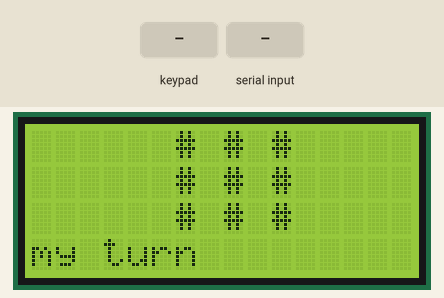
This program was run on a simulated Arduino Mega 2560, built with avr-gcc and run on an emulated ATmega2560. Shown: 16×4 character LCD. Inputs (shaded band) come from the test bench. What the program prints to the serial monitor is not drawn.

Above: at 1.2 s.
1.3 s: key '1' pressed
At 2.0 s:
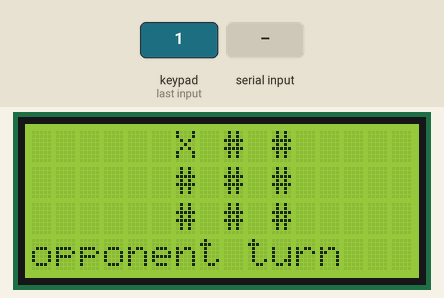
2.8 s: "90,45\n" received over the second serial link
At 3.4 s:
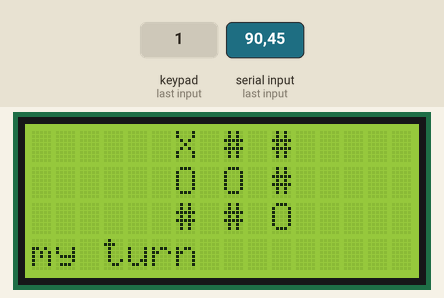
4.3 s: keypad keys 4 3 4 4 4 5 4 6 # pressed 0.4 s apart
At 5.8 s:
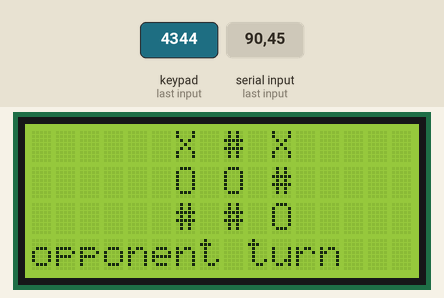
9.4 s: keypad keys 4 3 4 4 4 5 4 6 * pressed 0.4 s apart
At 10.4 s:
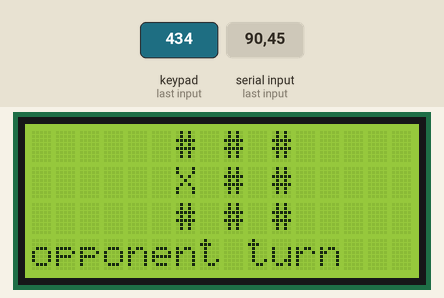
14.5 s: "30,150\n" received over the second serial link
At 15.7 s:
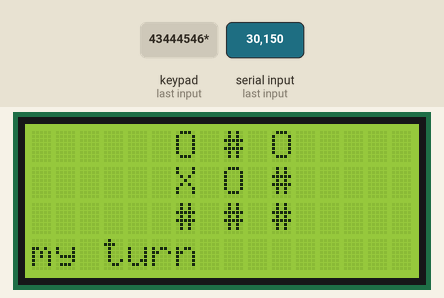
16.0 s: key '2' pressed
At 16.7 s:
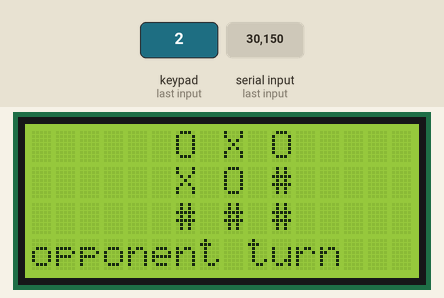
Timing chart, 0 to 18.5 s (numbered marks = the images above; inputs shaded):
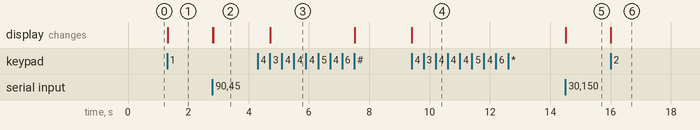

Measured:
- after the input at 1.3 s, the display: changes at once (image 1)
- after the input at 2.8 s, the display: first changes at once (image 2 shows a later state)
- after the input at 4.3 s, the display: changes after 0.41 s (image 3)
- after the input at 9.4 s, the display: changes at once (image 4)
- after the input at 14.5 s, the display: first changes at once (image 5 shows a later state)
- after the input at 16.0 s, the display: changes at once (image 6)

The program:

main.cpp
```cpp
#include <Arduino.h>
#include <Wire.h>
#include <Keypad.h>
#include <LiquidCrystal.h>

const int rows = 4;
const int cols = 3;

char keys[rows][cols] = {
    {'1', '2', '3'},
    {'4', '5', '6'},
    {'7', '8', '9'},
    {'*', '0', '#'}};
byte rowPins[rows] = {43, 44, 45, 46}; // connect to the row pinouts of the keypad
byte colPins[cols] = {47, 48, 49};     // connect to the column pinouts of the keypad
Keypad keypad = Keypad(makeKeymap(keys), rowPins, colPins, rows, cols);

LiquidCrystal lcd(33, 34, 35, 36, 37, 38, 39, 40, 41, 42);

int grid[3][3] = {
    {0, 0, 0},
    {0, 0, 0},
    {0, 0, 0}};

void update_lcd();
bool update_grid(int i, int user);
void reset_game(void);
bool check_game_is_over();

bool myTurn = true;
bool gameIsOver = false;
const int user_number = 1;

void setup()
{
  // initialize both serial ports:
  Serial.begin(9600);
  Serial1.begin(9600);

  lcd.begin(16, 4);
  update_lcd();
}

void loop()
{
  // read from port 1, send to port 0:
  if (Serial1.available() > 0)
  {
    // TODO
    char enteredChar = Serial1.read();
    if (enteredChar == '#')
    {
      reset_game();
      // TODO reset the game
    }
    if (enteredChar >= '1' && enteredChar <= '9')
    {
      myTurn = !myTurn;
      int choice = enteredChar - 48;
      update_grid(choice, 3 - user_number);

      gameIsOver = check_game_is_over();
      update_lcd();
    }
  }

  char enteredChar = keypad.getKey();
  if (enteredChar != NO_KEY)
  {
    // for debugging
    Serial.print(enteredChar);

    if (enteredChar == '#')
    {
      // TODO
      reset_game();
      Serial1.print(enteredChar);
    }

    if (enteredChar >= '1' && enteredChar <= '9' && myTurn && !gameIsOver)
    {
      // TODO Change user_number for second user
      int choice = enteredChar - 48;
      int res = update_grid(choice, user_number);
      if (res == true)
      {
        gameIsOver = check_game_is_over();
        myTurn = false;
        update_lcd();
        Serial1.print(enteredChar);
      }
    }
  }
}

bool update_grid(int i, int user)
{
  if (i >= 1 && i <= 9)
  {
    int row = (i - 1) / 3;
    int col = (i - 1) % 3;

    if (grid[row][col] == 0)
    {
      // if grid is empty
      grid[row][col] = user;
      return true;
    }
  }

  return false;
}

char get_char(int i)
{
  switch (i)
  {
  case 1:
    return 'X';
  case 2:
    return 'O';
  default:
    return '#';
  }
}
void update_lcd()
{
  lcd.clear();

  for (int i = 0; i < 3; i++)
  {
    lcd.setCursor(6, i);
    for (int j = 0; j < 3; j++)
    {
      char c = get_char(grid[i][j]);
      lcd.print(c);
      lcd.print(" ");
    }
  }
  if (gameIsOver)
  {
    lcd.setCursor(0, 3);
    lcd.print("game is over!");
  }
  else
  {
    lcd.setCursor(0, 3);
    if (myTurn)
    {
      lcd.print("my turn");
    }
    else
    {
      lcd.print("opponent turn");
    }
  }
}

bool check_game_is_over()
{
  for (int i = 0; i < 3; i++)
  {
    // check rows
    if (grid[i][0] != 0 && grid[i][0] == grid[i][1] && grid[i][1] == grid[i][2])
    {
      return true;
    }
  }
  for (int i = 0; i < 3; i++)
  {
    // check cols
    if (grid[0][i] != 0 && grid[0][i] == grid[1][i] && grid[1][i] == grid[2][i])
    {
      return true;
    }
  }

  if (grid[0][0] != 0 && grid[0][0] == grid[1][1] && grid[1][1] == grid[2][2])
  {
    return true;
  }

  if (grid[0][2] != 0 && grid[0][2] == grid[1][1] && grid[1][1] == grid[2][0])
  {
    return true;
  }

  return false;
}

void reset_game(void)
{
  for (int i = 0; i < 3; i++)
  {
    for (int j = 0; j < 3; j++)
    {
      grid[i][j] = 0;
    }
  }
  if (user_number == 1)
  {
    myTurn = true;
  }
  else
  {
    myTurn = false;
  }
  gameIsOver = false;
  update_lcd();
}
```
